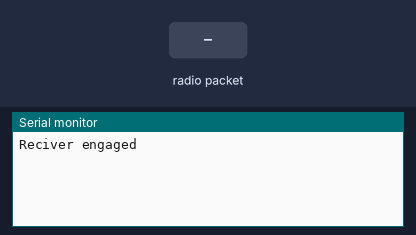
A sketch run on a simulated Arduino Uno, built with avr-gcc and run on an emulated ATmega328P. Shown: the last lines printed to the serial monitor. Inputs (shaded band) come from the test bench. No radio packets arrive unless stated.

Above: at 1.2 s.
1.3 s: radio packet "1" arrives
At 1.8 s:
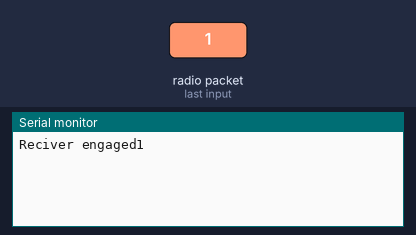
2.8 s: radio packet "0" arrives
At 4.0 s:
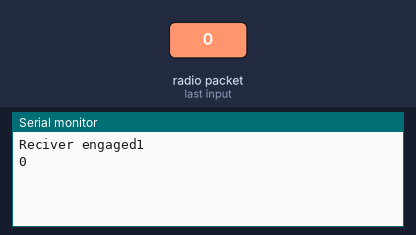
4.3 s: radio packet "2" arrives
At 5.3 s:
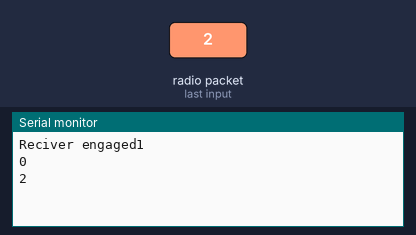

The sketch:

string_rx.ino
```cpp
/* String RX

Send a string with a XD-RF-5V
- https://mashenarduinoprojects.wordpress.com/projects/arduino-315330433mhz-transmitterreceiver-xd-fstxd-rf-5v/
*/

#include <VirtualWire.h>
 // recive
void setup()
{
    Serial.begin(9600);          // Configure the serial connection to the computer
    vw_set_ptt_inverted(true);  // Required by the RF module
    vw_setup(2000);            // bps connection speed
    vw_set_rx_pin(3);         // Arduino pin to connect the receiver data pin
    vw_rx_start();           // Start the receiver
    Serial.print("Reciver engaged");
}

void loop()
{

  uint8_t buf[VW_MAX_MESSAGE_LEN];
  uint8_t buflen = VW_MAX_MESSAGE_LEN;
  if (vw_get_message(buf, &buflen))      // We check if we have received data
  {
    int i;
    // Message with proper check
    for (i = 0; i < buflen; i++)
    {
      Serial.write(buf[i]);  // The received data is stored in the buffer
                            // and sent through the serial port to the computer
    }
    Serial.println();

  }
}
```

Measured:
- after the input at 1.3 s, the serial monitor: prints a new line at once (image 1)
- after the input at 2.8 s, the serial monitor: prints a new line at once (image 2)
- after the input at 4.3 s, the serial monitor: prints a new line at once (image 3)
